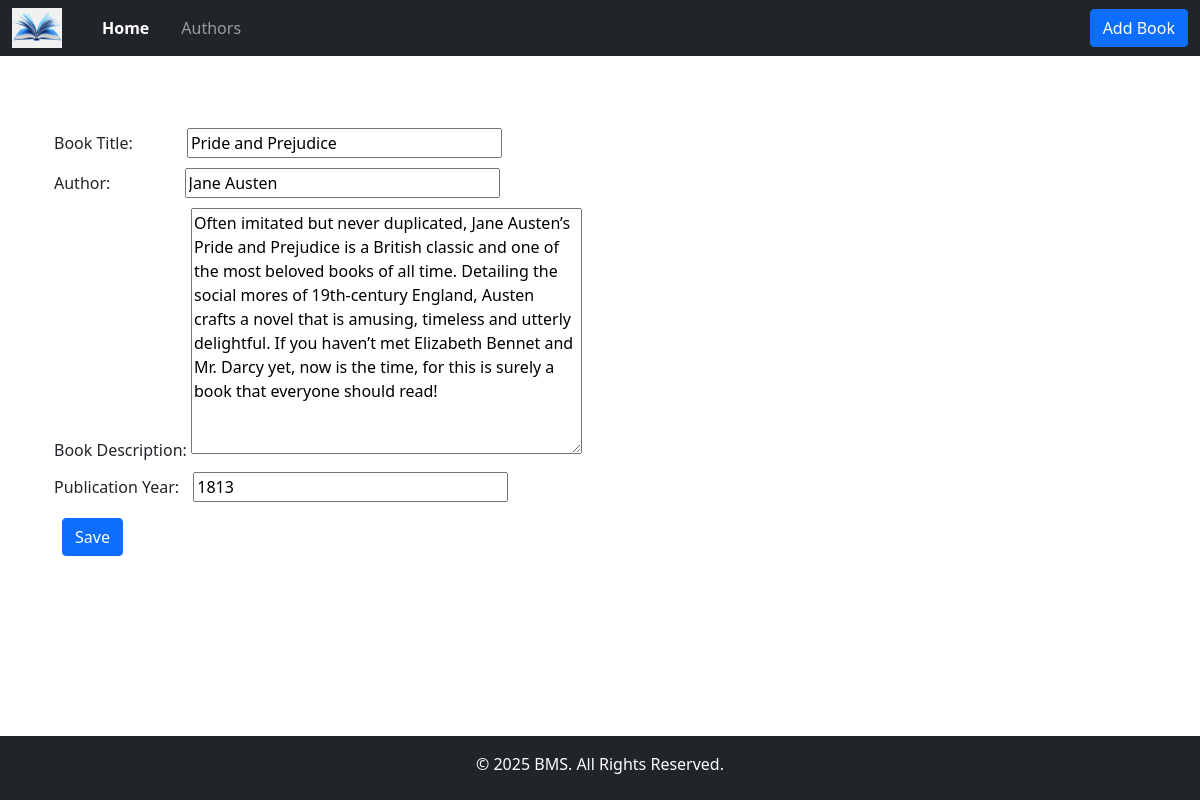
Screenshot of /edit-book/11 with the database file from the repository.
### books/models.py (models this page shows, shortened)
class Books(models.Model):
    title = models.CharField(max_length=100, verbose_name="Book Title")
    author = models.CharField(max_length=100, verbose_name="Author")
    description = models.TextField(verbose_name="Book Description")
    pub_year = models.PositiveBigIntegerField(verbose_name="Publication Year")

### books/views.py (the view)
# urls.py: path('edit-book/<int:id>', edit_book, name='edit_book'),
def edit_book(request, id):
    specific_book = Books.objects.get(id=id)
    if request.method == "POST":
        book_form = BookForm(request.POST, instance=specific_book)
        if book_form.is_valid():
            book_form.save()
            return redirect("/")
    else:
        book_form = BookForm(instance=specific_book)
    context = {
        "form": book_form,
    }
    return render(request, 'books/book_form.html', context)

### books/forms.py
class BookForm(forms.ModelForm):
    class Meta:
        model = Books
        fields = ["title", "author", "description", "pub_year"]
        widgets = {
            'title': TextInput(attrs:={
                'class': "book-title",
                'style': 'margin-left: 50px; margin-bottom: 10px; width: 315px',
            }),
            'author': TextInput(attrs:={
                'class': "book-author",
                'style': 'margin-left: 70px; margin-bottom: 10px; width: 315px',
            }),
            'description': Textarea(attrs:={
                'class': "book-description",
                'style': 'margin-bottom: 2px',
            }),
            'pub_year': TextInput(attrs:={
                'class': "book-year",
                'style': 'margin-left: 10px; margin-top: 10px; width: 315px',
            })
        }

### books/templates/books/book_form.html (shortened to what this page needs)
{% extends 'books/base.html' %}
{% block content %}
<div class="container mt-5">
    <div class="row">
        <div class="col">
            <form method="post">
                {{ form }}
            <button class="btn btn-primary mt-3 ms-2" type="submit">Save</button>
        </div>
    </div>
</div>
{% endblock %}

### books/templates/books/base.html (style rules this page uses)
html, body { height: 100%; display: flex; flex-direction: column; }

### rows the page displays
Books: title "Pride and Prejudice", author "Jane Austen", description "Often imitated but never duplicated, Jane Austen’s Pride and Prejudice is a British classic and one of the most beloved books of all time. Detailing the social mores of 19th-century England, Austen crafts a novel that is amusing, timeless and utterly delightful. If you haven’t met Elizabeth Bennet and Mr. Darcy yet, now is the time, for this is surely a book that everyone should read!", pub_year "1813"
